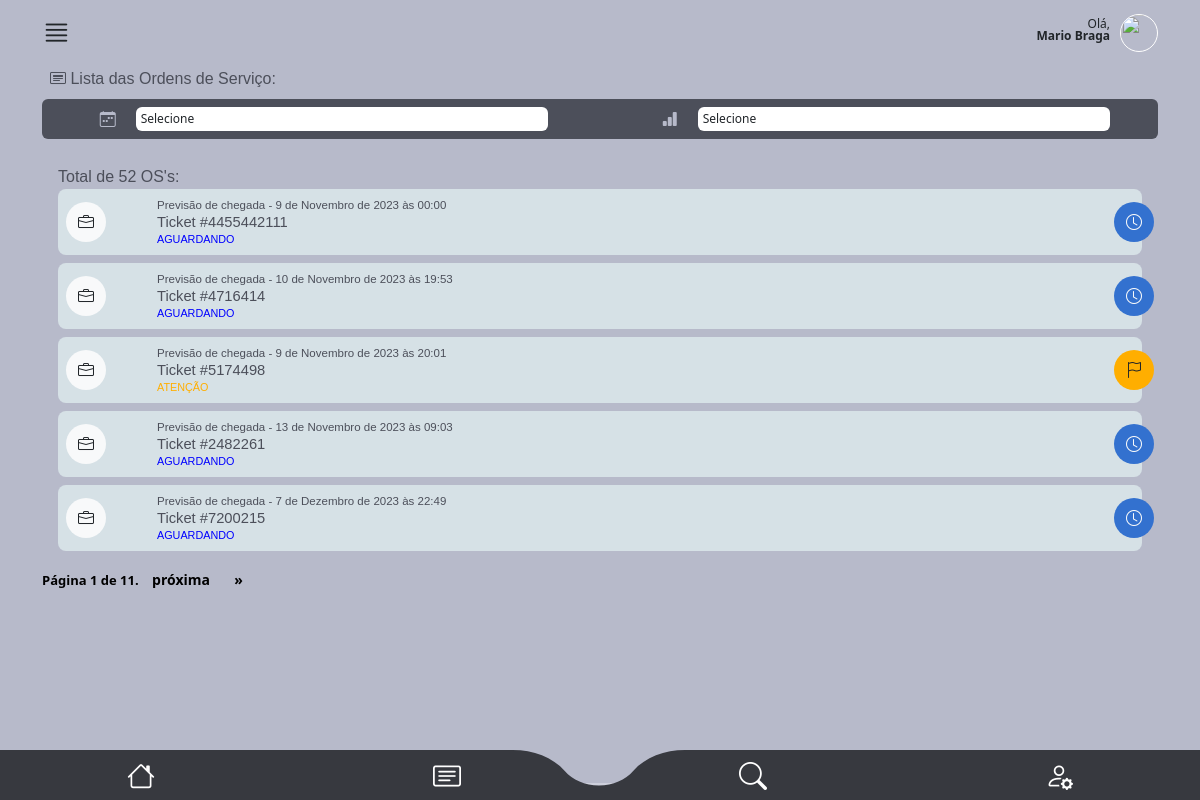
Before: /main/minhas_os/ (signed in) with the older database file.
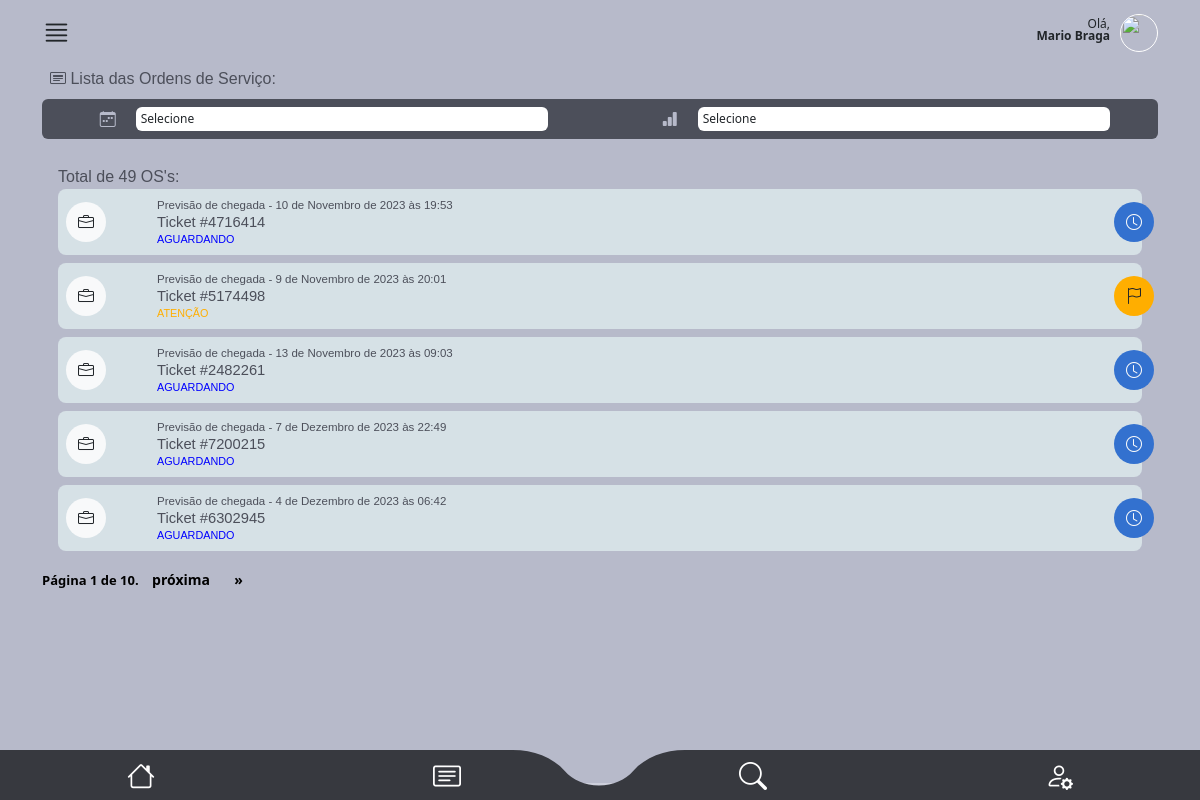
After: the same page with the newer database file.
### staff/models.py (models this page shows, shortened)
class OrdemDeServico(models.Model):
    ticket = models.CharField(max_length=200, unique=True)
    tecnico = models.ForeignKey(
        CustomUser, on_delete=models.CASCADE, related_name="ordens_técnico"
    )
    staff = models.ForeignKey(
        CustomUser, on_delete=models.CASCADE, related_name="ordens_staff"
    )
    descricao = models.TextField(max_length=600)
    previsao_chegada = models.DateTimeField(editable=True)
    previsao_execucao = models.DateTimeField(editable=True)
    material = models.CharField(max_length=100, validators=[MinLengthValidator(3)])
    equipamento = models.CharField(max_length=100, validators=[MinLengthValidator(3)])
    data_criacao = models.DateTimeField(auto_now_add=True)
    cliente = models.ForeignKey(Cliente, on_delete=models.CASCADE)
    contrato = models.CharField(max_length=700, null=True, blank=True)
    atividade = models.CharField(max_length=50, choices=ACTIVITY_CHOICES)
    status_tecnico = models.CharField(max_length=50, choices=TECNICAL_CHOICES)
    status = models.CharField(
        max_length=10, choices=STATUS_CHOICES, default="Aguardando"
    )
    atraso_em_minutos = models.CharField(max_length=50, null=True, blank=True, choices=ATRASO_CHOICES)
    atraso_descricao = models.TextField(max_length=400, null=True, blank=True)

### main/views.py (the view, shortened to what this page needs)
@user_passes_test(is_tecnico)
def minhas_os(request):
    try:
        status_filter = request.GET.get("status")
        previsao_chegada_filter = request.GET.get("previsao_chegada")
        user = request.user
        ordens_ativas = OrdemDeServico.objects.filter(
            tecnico=user, status__in=["Atenção", "Urgente", "Aguardando", "Concluído"]
        )
        ordens_ativas_counter = OrdemDeServico.objects.filter(
            tecnico=user, status__in=["Atenção", "Urgente", "Aguardando", "Concluído"]
        )
        if status_filter and status_filter != "Todas":
            ordens_ativas = ordens_ativas.filter(status=status_filter)
        items_per_page = 5
        paginator = Paginator(ordens_ativas, items_per_page)
        page = request.GET.get("page")
        try:
            ordens_ativas = paginator.page(page)
        except PageNotAnInteger:
            ordens_ativas = paginator.page(1)
        except EmptyPage:
            ordens_ativas = paginator.page(paginator.num_pages)
        return render(
            request,
            "minhas_os.html",
            {"ordens_ativas": ordens_ativas, "qtdos": len(ordens_ativas_counter)},
        )
    except Exception as e:
        return render(request, "error.html", {"error_message": str(e)})

### main/helpers.py (called while the page is built)
def is_tecnico(user):
    return user.groups.filter(name="Técnico").exists()

### main/templates/minhas_os.html (shortened to what the changed rows need)
{% extends "base2.html" %}
{%load static%}
{% block rest %}
      <section id="lista_oc_scr">
        <div class="container">
            <div id="oc_lista">
              <div class="tab-pane fade show active" id="pills-01" role="tabpanel" aria-labelledby="pills-home-tab" tabindex="0">
                <label class="mt-2 font-medium color04">Total de {{qtdos}} OS's:</label>
                {% for ordem in ordens_ativas %}
                <div class="oc_lista_item">
                      <a href="{% url 'os_detail2' ordem.id %}" class="a-whole"></a>
                      <div class="row">
                          <div class="col-2 col-md-1">
                              <div class="icon bg-light"><i class="bi bi-briefcase text-dark"></i></div>
                          </div>
                          <div class="col-9 col-md-11">
                              <div class="oc_l_data color04 font-light">Previsão de chegada - {{ ordem.previsao_chegada }}</div>
                              <div class="oc_l_nome font-medium color04">Ticket #{{ ordem.ticket }}</div>
                              <div class="oc_l_status font-medium {% if ordem.status == 'Urgente' %}color-red{% elif ordem.status == 'Atenção' %}color-yellow{% elif ordem.status == 'Aguardando' %}color-blue{% elif ordem.status == 'Concluído' %}color-green{% endif %}">{{ ordem.status }}</div>
                          </div>
                          {% if ordem.status == "Urgente" %}
                              <div class="status_icon bg05 text-light">
                                  <i class="bi bi-exclamation-triangle-fill"></i>
                              </div>
                          {% elif ordem.status == "Atenção" %}
                              <div class="status_icon bg06 text-dark">
                                  <i class="bi bi-flag"></i>
                              </div>
                          {% elif ordem.status == "Aguardando" %}
                              <div class="status_icon bg01 text-light">
                                  <i class="bi bi-clock"></i>
                              </div>
                          {% elif ordem.status == "Concluído" %}
                              <div class="status_icon bg02 text-light">
                                <i class="bi bi-check-circle"></i>
                            </div>
                          {% endif %}
                      </div>
                  </div>
                  {% endfor %}
                </div>
                <div class="pagination">
                  <span class="step-links">
                      <span class="current-page">
                          Página {{ ordens_ativas.number }} de {{ ordens_ativas.paginator.num_pages }}.
                      </span>
                      {% if ordens_ativas.has_next %}
                          <a href="?page={{ ordens_ativas.next_page_number }}">próxima</a>
                          <a href="?page={{ ordens_ativas.paginator.num_pages }}">&raquo;</a>
                      {% endif %}
                  </span>
              </div>
              </div>
      </section>
  {% endblock %}

Changed rows visible on the page:
removed OrdemDeServico: previsao_chegada "9 de Novembro de 2023 às 00:00", ticket "4455442111", status "AGUARDANDO"
now on this page (row unchanged): OrdemDeServico: previsao_chegada "4 de Dezembro de 2023 às 06:42", ticket "6302945", status "AGUARDANDO"
Other visible differences:
{{ qtdos }}: "52" → "49"
{{ ordens_ativas.paginator.num_pages }}: "11" → "10"
